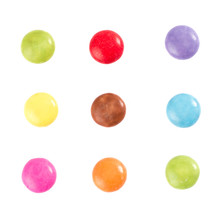
#> input picture L3-Image-TP4/smarties_.jpg, 220 x 220 px
$ jupyter execute --allow-errors 'TP4 - Ex 1.ipynb'
#> lines starting #> are read from the running program, lines starting #| are printed output that depends on the picture; after the words box and inside, x2 and y2 are one past the last pixel; in counts of white or black regions, pixels touching at a corner belong together
[cell 1]
import numpy as np
from skimage import io
import skimage
from matplotlib import pyplot as plt

[cell 2]
img_gray = io.imread('smarties_.jpg', as_gray =True)
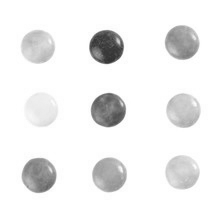
#> img_gray: shape (220, 220) float64; min 0.192, max 1, mean 0.942
img = io.imread('smarties_.jpg')

[cell 3]
plt.imshow(img_gray, cmap='gray')
plt.show()

[cell 4]
neg = np.negative(img)
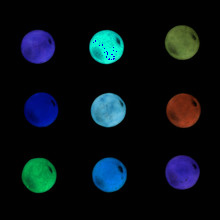
#> neg: shape (220, 220, 3); mean R, G, B 8.3, 17.3, 22.8
plt.imshow(neg)
plt.show()

[cell 5]
seuil = np.mean(img_gray)
#> seuil = 0.942
bin_img = 1.0 * (img_gray < seuil)
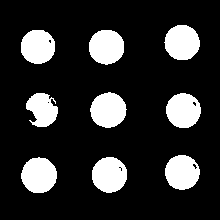
#> bin_img: shape (220, 220) float64; values 0 (black) and 1 (white), 17.7% white; 9 white regions, largest, box (x1, y1, x2, y2) and area: (21, 157, 57, 193) 1007, (90, 92, 127, 128) 1000, (92, 157, 127, 193) 990

labels = skimage.measure.label(bin_img)
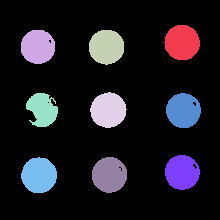
#> labels: shape (220, 220) int64; 10 distinct labels, from 0 to 9; one colour per label, 0 black
print(str(len(np.unique(labels)[1:])) + ' smarties dans l\'image.')
#| 9 smarties dans l'image.

#> (the rest of this cell did not finish here and is left out)

[cell 6]
img_gray = io.imread('smarties.jpg', as_gray =True)
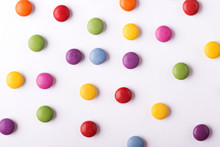
#> input picture L3-Image-TP4/smarties.jpg, 220 x 147 px
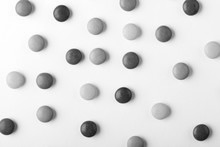
#> img_gray: shape (147, 220) float64; min 0.086, max 1, mean 0.868

[cell 7]
seuil = np.mean(img_gray)
#> seuil = 0.868
bin_img = 1.0 * (img_gray < seuil)
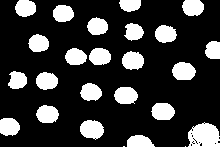
#> bin_img: shape (147, 220) float64; values 0 (black) and 1 (white), 22.1% white; 25 white regions (2 under 20 px), largest, box (x1, y1, x2, y2) and area: (188, 122, 220, 147) 630, (80, 120, 104, 140) 361, (172, 62, 196, 80) 344

labels = skimage.measure.label(bin_img)
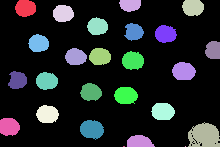
#> labels: shape (147, 220) int64; 26 distinct labels, from 0 to 25; one colour per label, 0 black
print(str(len(np.unique(labels)[1:])) + ' smarties dans l\'image.')
#| 25 smarties dans l'image.

plt.imshow(labels)
plt.show()
